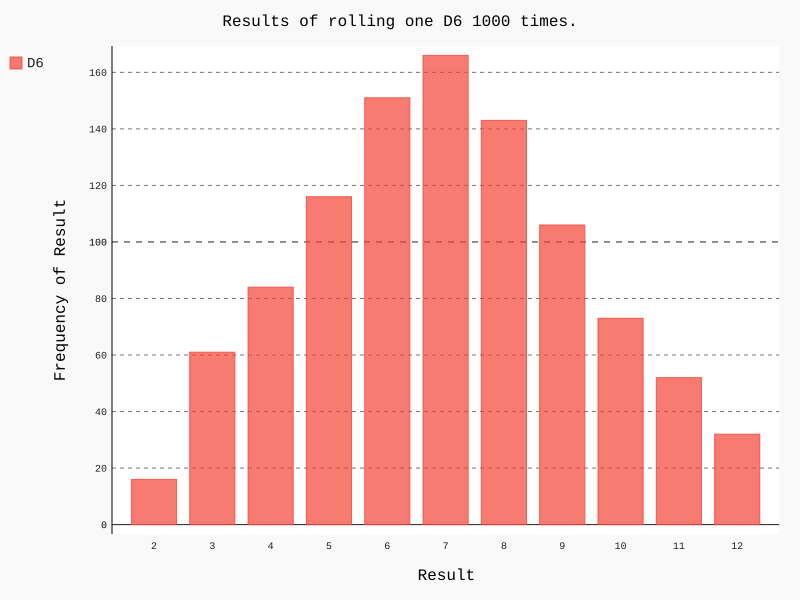

Source code (Python):
from die import Die
import pygal
# 创建一个D6
die_1 = Die()
die_2 = Die()

# 掷几次骰子，并将结果存储在一个列表中
results = []
for roll_num in range(1000):
    result = die_1.roll() + die_2.roll()
    results.append(result)

# 分析结果
frequencies = []
max_result = die_1.num_sides + die_2.num_sides
for value in range(2, max_result+1):
    frequency = results.count(value)
    frequencies.append(frequency)

# 对结果进行可视化
hist = pygal.Bar()

hist.title = 'Results of rolling one D6 1000 times.'
hist.x_labels = list(range(2, die_1.num_sides + die_2.num_sides + 1))
hist.x_title = 'Result'
hist.y_title = 'Frequency of Result'

hist.add('D6', frequencies)
hist.render_to_file('die_visual.svg')
